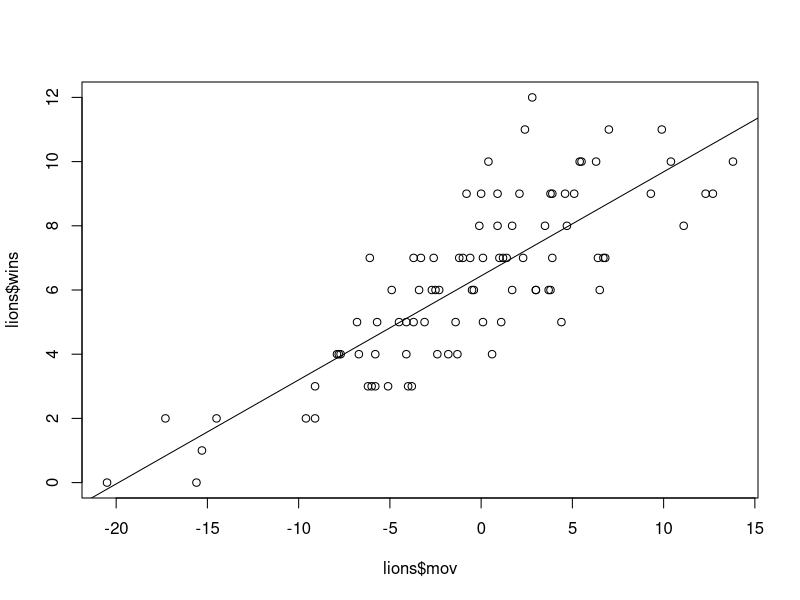

Write the R code that produced this figure.
## ---- chunk 1
library(tidyverse)
## ---- chunk 2
lions <- read.csv("sportsref_download - sportsref_download.csv")

str(lions)
## ---- chunk 3
names(lions)[c(4, 5, 6, 17, 18, 19, 20, 21, 22, 23, 24)] <- c(
  "wins", "loss", "ties", "off.pts.rnk", "off.yds.rnk", "def.pts.rnk", 
  "def.yds.rnk", "tak.giv.rnk", "pts.df.rnk", "yds.df.rnk", "num.teams"
)

names(lions) <- names(lions) %>% str_to_lower()

lions <- lions[, -c(2,3)]
## ---- chunk 4
slr_model <- lm(wins ~ mov, data = lions)

summary(slr_model)

confint(slr_model)
## ---- chunk 5
plot(lions$mov, lions$wins)
abline(slr_model)
## ---- chunk 6
mlr_model <- lm(wins ~ . - year - loss - ties - pd - div..finish - playoffs - coaches - av - passer - rusher - receiver, data = lions)

summary(mlr_model)
## ---- chunk 7
mlr_model <- lm(wins ~ pf + pa + tak.giv.rnk + num.teams, data = lions)

summary(mlr_model)
## ---- chunk 8
mlr_model2 <- update(mlr_model, ~ . + av)

summary(mlr_model2)
## ---- chunk 9
mlr_model2 <- update(mlr_model2, ~ . - 1 - num.teams) 

summary(mlr_model2)
## ---- chunk 10
mlr_model3 <- update(mlr_model2, ~. + coaches  )

summary(mlr_model3)
## ---- chunk 11
cor(lions[,-c(5, 6, 10:14,28)])
## ---- chunk 12
lions <- lions %>%
  mutate(win.threshold = as.factor(ifelse(wins >= 10, "Playoffs", "No-playoffs")))

attach(lions)
## ---- chunk 13
log_reg_model <- glm(win.threshold ~ pf + pa + tak.giv.rnk + mov + sos , lions, family = binomial)

summary(log_reg_model)
## ---- chunk 14
contrasts(win.threshold)

glm_prob <- predict(log_reg_model, type = "response")
glm_pred <- rep("No-playoffs", nrow(lions))
glm_pred[glm_prob > 0.5] = "Playoffs"

table(glm_pred, win.threshold)
mean(glm_pred == win.threshold)
## ---- chunk 15
train <- (year < length(year) * 0.8 + min(year))
test <- !train

log_reg_model2 <- glm(win.threshold ~ pf + pa + tak.giv.rnk + mov + sos , lions, family = binomial, subset = train)

glm_prob2 <- predict(log_reg_model2, lions[test,], type = "response")
glm_pred2 <- rep("No-playoffs", nrow(lions[test,]))
glm_pred2[glm_prob2 > 0.5] = "Playoffs"

table(glm_pred2, win.threshold[test])
mean(glm_pred2 == win.threshold[test])
mean(glm_pred2 != win.threshold[test])

## ---- chunk 16
library(MASS)
lda_model <- lda(win.threshold ~ pf + pa + tak.giv.rnk + mov + sos , data = lions, subset = train)

lda_model

## ---- chunk 17
lda_pred <- predict(lda_model, lions[test,])
lda_class <- lda_pred$class

table(lda_class, win.threshold[test])
mean(lda_class == win.threshold[test])
## ---- chunk 18
qda_model <- qda(win.threshold ~ pf + pa + tak.giv.rnk + mov + sos , data = lions, subset = train)

qda_model
## ---- chunk 19
qda_class <- predict(qda_model, lions[test,])$class
table(qda_class, win.threshold[test])
mean(qda_class == win.threshold[test])
## ---- chunk 20
library(class)
train_x <- cbind(pf, pa, tak.giv.rnk, mov, sos)[train,]
test_x <- cbind(pf, pa, tak.giv.rnk, mov, sos)[test,]
train_win.threshold <- win.threshold[train]

set.seed(1)
knn1_pred <- knn(train_x, test_x, train_win.threshold, k = 1)
table(knn1_pred, win.threshold[test])
mean(knn1_pred == win.threshold[test])
## ---- chunk 21
set.seed(1)
knn3_pred <- knn(train_x, test_x, train_win.threshold, k = 3)
table(knn3_pred, win.threshold[test])
mean(knn3_pred == win.threshold[test])
